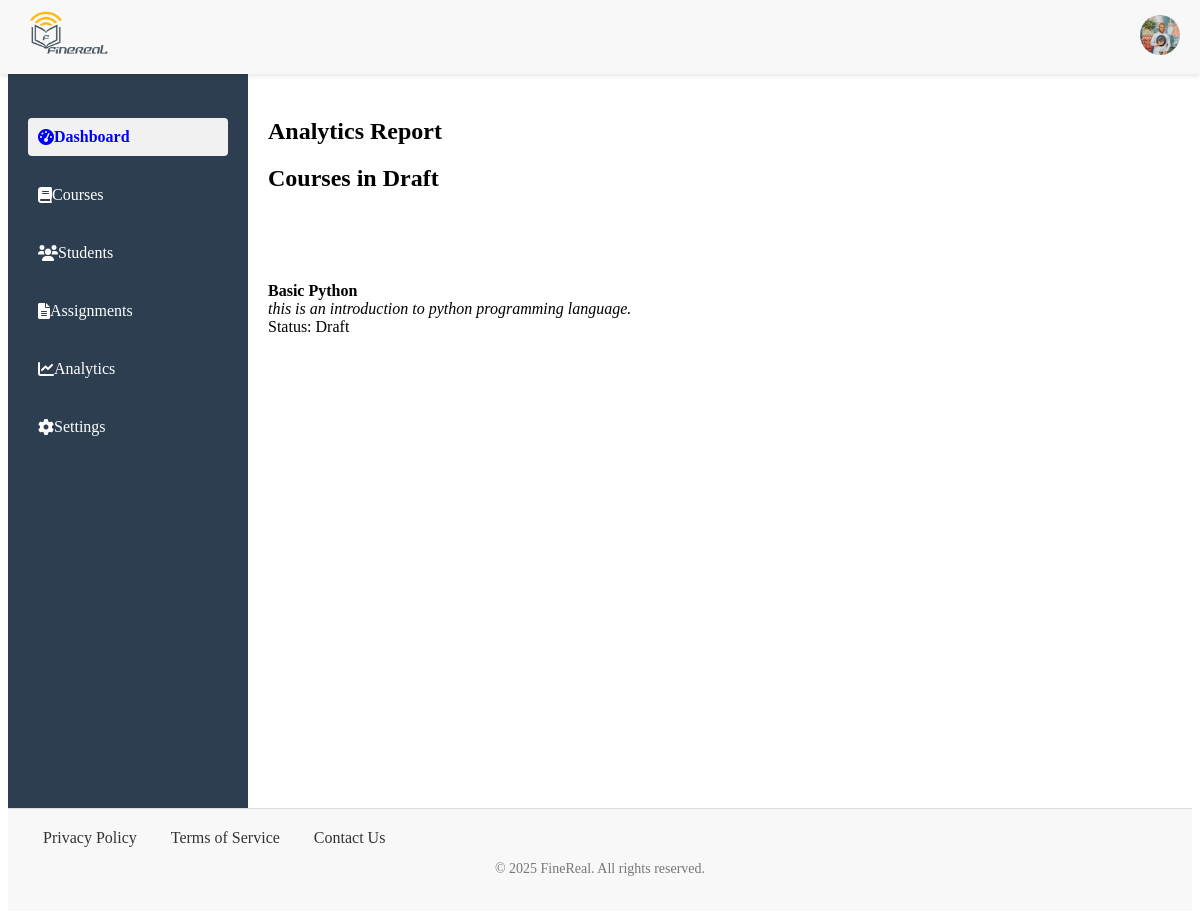
Screenshot of /dashboard/teacher (signed in) with the database file from the repository.
### app/models/user.py (models this page shows, shortened)
class User(BaseModel, db.Model, UserMixin):
    __tablename__ = 'users'
    photo = db.Column(db.Text)
    first_name = db.Column(db.String(80), nullable=False)
    middle_name = db.Column(db.String(80), nullable=True)
    last_name = db.Column(db.String(80), nullable=False)
    email = db.Column(db.String(160), unique=True, nullable=False)
    username = db.Column(db.String(250), nullable=False)
    password = db.Column(db.String, nullable=False)
    is_verified = db.Column(db.Boolean, default=False)
    dob = db.Column(db.String)
    role = db.Column(db.String, nullable=False)
    courses_taught = db.relationship('Courses', backref='teacher', lazy=True, overlaps="modules_list")
    enrolled_courses = db.relationship('Enrollments', backref='student', lazy=True, overlaps="student,enrollments")

### app/models/course.py (models this page shows)
class Courses(BaseModel, db.Model):
    __tablename__ = 'courses'
    title = db.Column(db.String(255), nullable=False)
    description = db.Column(db.Text, nullable=False)
    category = db.Column(db.String(60))
    difficulty = db.Column(db.String(60), default="Beginner")
    prerequisite = db.Column(db.Text)
    status = db.Column(db.String(60))
    teacher_id = db.Column(db.Integer, db.ForeignKey('users.id'), nullable=False)
    modules = db.relationship('Modules', backref='courses', lazy=True)
    enrolled_students = db.relationship('Enrollments', backref='courses', lazy=True)

### app/routes/dashboard.py (the view)
@app.route('/dashboard/teacher')
@login_required
def teacher_dashboard():
    d_courses= draft_course()
    return render_template('tdashboard.html', user=current_user, d_courses= d_courses)

### app/models/user.py (called while the page is built)
@login_manager.user_loader
def load_user(user_id):
    return User.query.get(user_id)# PendingUser class and other functions...

### app/utils/course.py (called while the page is built)
def draft_course():
    if current_user.is_authenticated:
        courses = Courses.query.filter_by(teacher_id=current_user.id, status='Draft').all()
        return courses

### app/templates/tdashboard.html (shortened to what this page needs)
{% extends 'base.html' %}
{% block content %}
<section id="analytics" class="analytics_card">
    <h2>Analytics Report</h2>
</section>
<section id="draft" class="courses">
    <h2> Courses in Draft</h2>
    {% if d_courses %}
    <ul>
        {% for course in d_courses %}
            <li>
                <strong>{{ course.title }}</strong><br>
                <em>{{ course.description }}</em><br>
                Status: {{ course.status }}<br>
                <a href="#">Edit Course</a>
            </li>
        {% endfor %}
    </ul>
        {% else %}
            <p>No draft courses found.</p>
        {% endif %}
</section>
{% endblock %}

### app/templates/base.html (shortened to what this page needs)
<!DOCTYPE html>
<html lang="en">
<head>
    <link rel="stylesheet" href="{{ url_for('static', filename='styles/header.css') }}">
    <link rel="stylesheet" href="{{ url_for('static', filename='styles/footer.css') }}">
    <link rel="stylesheet" href="{{ url_for('static', filename='styles/nav.css') }}">
    <link rel="stylesheet" href="{{ url_for('static', filename='styles/main.css') }}">
    <link href="https://cdnjs.cloudflare.com/ajax/libs/font-awesome/6.0.0-beta3/css/all.min.css" rel="stylesheet">
</head>
<body>
    <header>
        <div class="left">
            <div class="logo">
                <a href="{{ url_for('index') }}" aria-label="Home">
                    <img src="{{ url_for('static', filename='images/Finerealpng.png') }}" alt="FineReal Logo">
                </a>
            </div>
        </div>
<div class="right-links">
    <div class="user" onclick="extend()">
        {% if user.photo %}
        <img src="{{ url_for('uploaded_file', filename=user.photo) }}" alt="Profile Photo" class="photo">
        {% else %}
        <img src="https://via.placeholder.com/40" alt="User Avatar" class="user-avatar">
        {% endif %}
    </div>
</div>
    </header>
    {% include 'includes/flash.html' %}
    <div class="container">
        <aside class="sidebar">
            <nav class="sidebar-nav">
                {% include 'includes/nav.html' %}
            </nav>
        </aside>
        <main class="main-content">
            {% block content %}
            {% endblock %}
        </main>
    </div>
    <footer>
        <div class="footer-content">
            <div class="footer-links">
                <a href="#">Privacy Policy</a>
                <a href="#">Terms of Service</a>
                <a href="#">Contact Us</a>
            </div>
        </div>
        <div class="footer-bottom">
            <p>&copy; 2025 FineReal. All rights reserved.</p>
        </div>
    </footer>
</body>
</html>

### app/static/styles/header.css (style rules this page uses)
header { color: dark; display: flex; justify-content: space-between; align-items: center; padding: 10px 20px; background-color: #f8f8f8; position: fixed; top: 0; left: 0; right: 0; z-index: 1000; box-shadow: 0 2px 5px rgba(0, 0, 0, 0.1); }
header .left { display: flex; justify-content: space-between; max-width: min-content; }
.logo img { height: 50px; }
.photo, .user-avatar { width: 40px; height: 40px; border-radius: 50%; object-fit: cover; }

### app/static/styles/footer.css (style rules this page uses)
footer { background-color: #f8f8f8; padding: 20px 0; text-align: center; border-top: 1px solid #ddd; }
.footer-content { display: flex; justify-content: space-between; align-items: center; padding: 0 20px; }
.footer-links a { margin: 0 15px; text-decoration: none; color: #333; }
.footer-bottom { margin-top: 10px; font-size: 14px; color: #777; }

### app/static/styles/nav.css (style rules this page uses)
.container { display: flex; height: 100vh; }
.sidebar { width: 200px; background-color: #2c3e50; color: #ecf0f1; padding: 20px; display: block; }
ul { list-style-type: none; padding: 0; margin-top: 80px; display: flex; flex-direction: column; }
ul li { margin: 10px 0; }
ul li a { text-decoration: none; color: white; padding: 10px; display: flex; align-items: center; font-size: 16px; }

### app/static/styles/main.css (style rules this page uses)
main { margin-top: 70px; padding: 20px; flex-grow: 1; word-wrap: break-word; overflow-wrap: break-word; overflow-y: auto; }

### rows the page displays
User: photo (picture)
Courses: title "Basic Python", description "this is an introduction to python programming language.", status "Draft"
